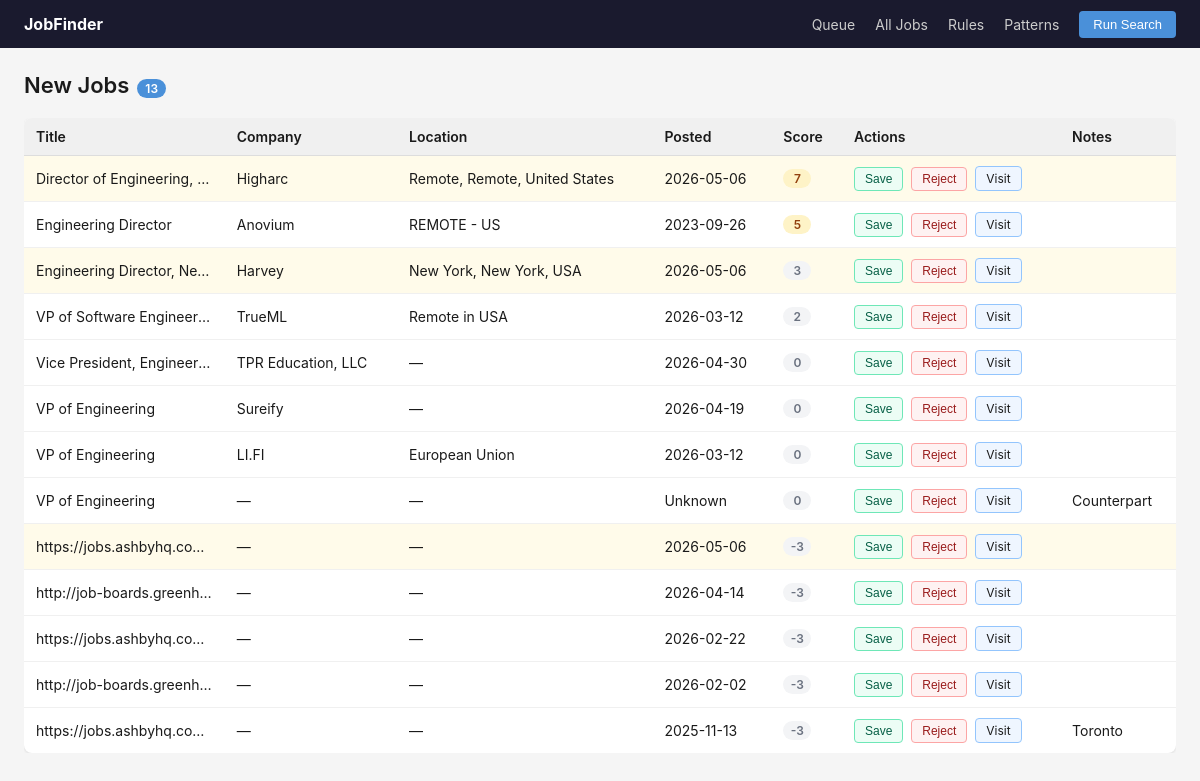
The page / on the database its author committed.
### tables this page shows
CREATE TABLE jobs (
                id           INTEGER PRIMARY KEY AUTOINCREMENT,
                url          TEXT NOT NULL UNIQUE,
                title        TEXT,
                company      TEXT,
                location     TEXT,
                description  TEXT,
                posted_date  TEXT,
                first_seen   TEXT NOT NULL,
                status       TEXT NOT NULL DEFAULT 'new'
                                 CHECK(status IN ('new','saved','applied','rejected','interviewing')),
                notes        TEXT
            );

### jobfinder/app.py (the view)
    @app.route("/")
    def index():
        conn = get_conn()
        rules = get_rules()
        new_jobs = get_jobs(conn, statuses=["new"])
        show_excluded = request.args.get("show_excluded") == "1"
        passing, excluded = [], []
        today = date.today().isoformat()
        scoring_config = rules.get("scoring", {})
        for job in new_jobs:
            ok, reason = apply_rules(dict(job), rules)
            job_dict = dict(job)
            job_dict["is_recent"] = bool(job["posted_date"] and job["posted_date"] >= today[:7])
            if ok:
                job_dict["score"], job_dict["score_reasons"] = score_job(job_dict, scoring_config)
                passing.append(job_dict)
            else:
                job_dict["exclude_reason"] = reason
                excluded.append(job_dict)
        passing.sort(key=lambda j: j["score"], reverse=True)
        return render_template(
            "index.html",
            jobs=passing,
            excluded=excluded,
            show_excluded=show_excluded,
            search_running=_search_state["running"],
        )

### jobfinder/database.py (called while the page is built)
def get_connection(db_path: str = "jobs.db") -> sqlite3.Connection:
    conn = sqlite3.connect(db_path)
    conn.row_factory = sqlite3.Row
    conn.execute("PRAGMA journal_mode=WAL")
    conn.execute("PRAGMA foreign_keys=ON")
    return conn

def get_jobs(conn: sqlite3.Connection, statuses: list[str] | None = None,
             order_by: str = "CASE WHEN posted_date IS NULL THEN 1 ELSE 0 END, posted_date DESC, first_seen DESC") -> list[sqlite3.Row]:
    if statuses:
        placeholders = ",".join("?" * len(statuses))
        return conn.execute(
            f"SELECT * FROM jobs WHERE status IN ({placeholders}) ORDER BY {order_by}",
            statuses
        ).fetchall()
    return conn.execute(f"SELECT * FROM jobs ORDER BY {order_by}").fetchall()

### jobfinder/rules.py (called while the page is built)
def load_rules(path: str = "rules.yaml") -> dict[str, Any]:
    try:
        with open(path, encoding="utf-8") as f:
            data = yaml.safe_load(f) or {}
        return _merge_defaults(data)
    except FileNotFoundError:
        return _merge_defaults({})

def apply_rules(job: dict, rules: dict) -> tuple[bool, str]:
    for field in ("title", "company", "location", "description"):
        text = job.get(field) or ""
        field_rules = rules.get(field, {})
        ok, reason = _check_field(text, field_rules, field)
        if not ok:
            return False, reason
    return True, ""

def _check_field(text: str, field_rules: dict, field_name: str) -> tuple[bool, str]:
    lower = text.lower()
    for term in field_rules.get("negative", []):
        if term.lower() in lower:
            return False, f"Excluded: {field_name} matches '{term}'"
    require_any = field_rules.get("require_any", [])
    if require_any and not any(t.lower() in lower for t in require_any):
        return False, f"Excluded: {field_name} does not match any required term"
    return True, ""

### templates/index.html (shortened to what this page needs)
{% extends "base.html" %}
{% block content %}
<div class="page-header">
  <h1>New Jobs<span class="badge">{{ jobs|length }}</span></h1>
</div>
{% if jobs %}
<div style="overflow-x: auto">
<table class="job-table">
  <thead>
    <tr><th>Title</th><th>Company</th><th>Location</th><th>Posted</th><th>Score</th><th>Actions</th><th>Notes</th></tr>
  </thead>
  <tbody>
  {% for job in jobs %}
  <tr class="{{ 'recent' if job.is_recent }}">
    <td><a href="{{ url_for('job_detail', job_id=job.id) }}">{{ job.title or job.url }}</a></td>
    <td>{{ job.company or '—' }}</td>
    <td>{{ job.location or '—' }}</td>
    <td>{{ job.posted_date or 'Unknown' }}</td>
    <td>
      {% set s = job.score | default(0) %}
      {% set badge_class = 'score-green' if s >= 8 else ('score-yellow' if s >= 4 else 'score-grey') %}
      <span class="score-badge {{ badge_class }}"
            title="{{ job.score_reasons | join('\n') if job.score_reasons else 'No signals matched' }}">{{ s }}</span>
    </td>
    <td class="actions">
      <form method="post" action="{{ url_for('update_status', job_id=job.id) }}" style="display:inline">
        <button type="submit" class="btn-save">Save</button>
      </form>
      <form method="post" action="{{ url_for('update_status', job_id=job.id) }}" style="display:inline">
        <button type="submit" class="btn-reject">Reject</button>
      </form>
      <a href="{{ job.url }}" target="_blank" class="btn-visit">Visit</a>
    </td>
    <td class="notes-cell">{{ job.notes or '' }}</td>
  </tr>
  {% endfor %}
  </tbody>
</table>
</div>
{% endif %}
{% endblock %}

### static/style.css (style rules this page uses)
*, *::before, *::after { box-sizing: border-box; margin: 0; padding: 0; }
body { font-family: -apple-system, BlinkMacSystemFont, "Segoe UI", sans-serif; font-size: 14px; color: #1a1a1a; background: #f5f5f5; }
.page-header { display: flex; align-items: baseline; justify-content: space-between; margin-bottom: 20px; }
.page-header h1 { font-size: 22px; font-weight: 600; }
.badge { background: #4a90d9; color: #fff; border-radius: 10px; padding: 2px 8px; font-size: 12px; margin-left: 8px; }
.job-table { width: 100%; border-collapse: collapse; background: #fff; border-radius: 8px; overflow: hidden; box-shadow: 0 1px 3px rgba(0,0,0,.1); }
.job-table th { background: #f0f0f0; padding: 10px 12px; text-align: left; font-weight: 600; border-bottom: 1px solid #ddd; }
.job-table td { padding: 10px 12px; border-bottom: 1px solid #f0f0f0; vertical-align: middle; }
.job-table tr:last-child td { border-bottom: none; }
.job-table tr.recent td { background: #fffbea; }
.job-table a { color: #1a1a1a; text-decoration: none; }
.job-table th:nth-child(1), .job-table td:nth-child(1) { max-width: 180px; overflow: hidden; text-overflow: ellipsis; white-space: nowrap; }
.actions { white-space: nowrap; }
.btn-save, .btn-reject, .btn-visit { padding: 4px 10px; border-radius: 4px; border: 1px solid; cursor: pointer; font-size: 12px; text-decoration: none; margin-right: 4px; }
.btn-save { background: #ecfdf5; color: #065f46; border-color: #6ee7b7; }
.btn-reject { background: #fef2f2; color: #991b1b; border-color: #fca5a5; }
.btn-visit { background: #eff6ff; color: #1d4ed8; border-color: #93c5fd; display: inline-block; }
.score-badge { display: inline-block; min-width: 28px; padding: 2px 7px; border-radius: 10px; font-size: 12px; font-weight: 600; text-align: center; cursor: default; }
.score-yellow { background: #fef3c7; color: #92400e; }
.score-grey { background: #f3f4f6; color: #6b7280; }

### rows shown on the page
jobs: title "Director of Engineering,…", company "Higharc", location "Remote, Remote, United States", posted_date "2026-05-06", s "7"
jobs: title "Engineering Director", company "Anovium", location "REMOTE - US", posted_date "2023-09-26", s "5"
jobs: title "Engineering Director, Ne…", company "Harvey", location "New York, New York, USA", posted_date "2026-05-06", s "3"
jobs: title "VP of Software Engineer…", company "TrueML", location "Remote in USA", posted_date "2026-03-12", s "2"
jobs: title "Vice President, Engineer…", company "TPR Education, LLC", location "—", posted_date "2026-04-30", s "0"
jobs: title "VP of Engineering", company "Sureify", location "—", posted_date "2026-04-19", s "0"
jobs: title "VP of Engineering", company "LI.FI", location "European Union", posted_date "2026-03-12", s "0"
jobs: title "VP of Engineering", company "—", location "—", posted_date "Unknown", s "0", notes "Counterpart"
jobs: url "https://jobs.ashbyhq.co…", company "—", location "—", posted_date "2026-05-06", s "-3"
jobs: url "http://job-boards.greenh…", company "—", location "—", posted_date "2026-04-14", s "-3"
jobs: url "https://jobs.ashbyhq.co…", company "—", location "—", posted_date "2026-02-22", s "-3"
jobs: url "http://job-boards.greenh…", company "—", location "—", posted_date "2026-02-02", s "-3"
jobs: url "https://jobs.ashbyhq.co…", company "—", location "—", posted_date "2025-11-13", s "-3", notes "Toronto"

### other values the page prints
{{ jobs|length }} "13"
